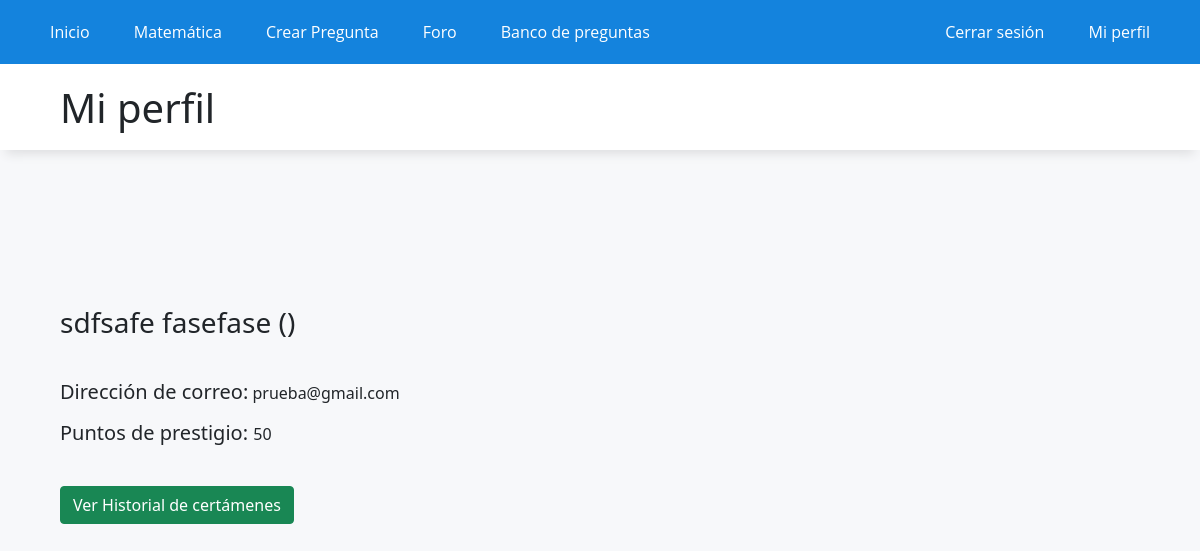
Before: /mi_perfil/ (signed in) with the older database file.
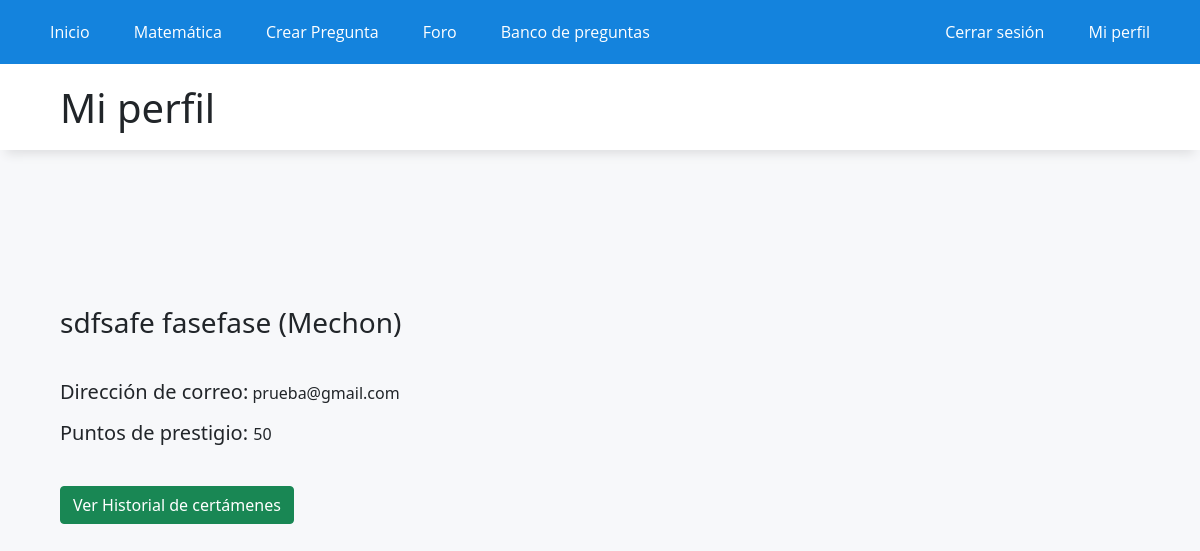
After: the same page with the newer database file.
### WebApp/models.py (models this page shows)
class profile(models.Model):
    name = models.OneToOneField(User, on_delete=models.CASCADE)
    resolved_questions = models.IntegerField(default=0)
    punctuation = models.IntegerField(default=0)
    elo = models.CharField(max_length=30, default="Mechon")

### WebApp/views.py (the view)
# urls.py: path('mi_perfil/', mi_perfil, name="mi_perfil"),
def mi_perfil(request):
    correo = request.user.email
    nombre_usuario = request.user.first_name + ' ' + request.user.last_name
    id = request.user.id
    puntos = profile.objects.filter(name_id=id).values()[0]['punctuation']
    elo = profile.objects.filter(name_id=id).values()[0]['elo']
    contexto = { 'UserName' : nombre_usuario
                ,'correo' : correo
                ,'puntos' : puntos
                ,'elo' : elo}
    return render(request,'app/mi_perfil.html',contexto)

### WebApp/templates/app/mi_perfil.html
{% extends 'app/base.html' %}
{% load static %}
{% block contenido %}
<div class="titulo">
    <h1>Mi perfil</h1>
</div>
<div class="elContenedor">
    <div>
        <p class="imagen-perfil"></p>
        <h3 style="display: inline;" id="nombreUsuario">{{UserName}} ({{elo}})</h3>
        <div style="margin-top: 40px; margin-bottom: 40px;">
            <p>
                <h5 style="display: inline;">Dirección de correo:</h5>
                <p style="display: inline;"> {{correo}}</p>
            </p>
            <p>
                <h5 style="display: inline;">Puntos de prestigio: </h5>
                <p style="display: inline;"> {{puntos}}</p>
            </p>
        </div>
    </div>
    <div>
        <a href="/historial/" class="btn btn-success">Ver Historial de certámenes</a>
    </div>
    {% endblock %}

Changed rows visible on the page:
now on this page (row edited): profile: elo "Mechon"
